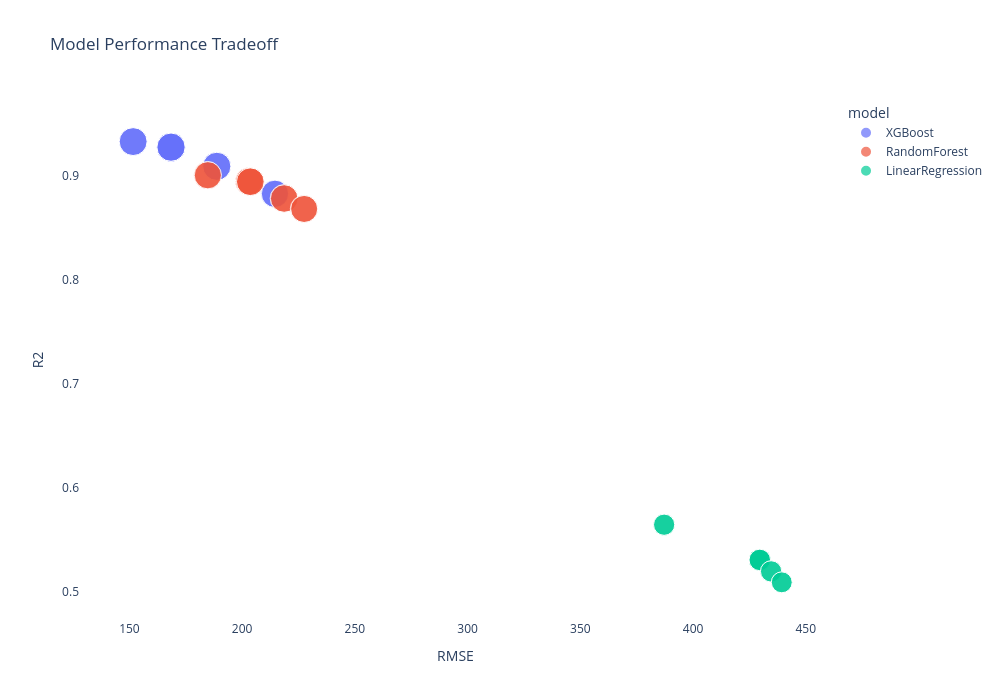

The notebook cell saved with this chart:
### Code cell
fig = px.scatter(
    results_df,
    x='RMSE',
    y='R2',
    color='model',
    size='best_cv_score',
    hover_data=['dataset'],
    title='Model Performance Tradeoff'
)

fig.update_layout(
    width=1000,
    height=700,
    plot_bgcolor='white',
    paper_bgcolor='white'
)

fig.show()

### Figure 1 — Plotly figure (JSON) as saved in the notebook; plotly's stock layout.template omitted (floating-point values rounded to 4 significant figures)
{"data": [{"customdata": [["df3_normalized"], ["df3_removedoutliers"], ["df5_baseline_ro"], ["df1_normalized"], ["df1_baseline"], ["df2_normalized"], ["df2_decision_tree"], ["df4_normalized"], ["df4_weather_condition"]], "hovertemplate": "model=XGBoost<br>RMSE=%{x}<br>R2=%{y}<br>best_cv_score=%{marker.size}<br>dataset=%{customdata[0]}<extra></extra>", "legendgroup": "XGBoost", "marker": {"color": "#636efa", "size": [0.9156, 0.9156, 0.9401, 0.9401, 0.9401, 0.9321, 0.9321, 0.8824, 0.8823], "sizemode": "area", "sizeref": 0.00235, "symbol": "circle"}, "mode": "markers", "name": "XGBoost", "orientation": "v", "showlegend": true, "type": "scatter", "x": [151.6, 151.6, 168.4, 168.4, 168.4, 188.7, 188.7, 214.3, 214.6], "xaxis": "x", "y": [0.9332, 0.9332, 0.9278, 0.9278, 0.9278, 0.9094, 0.9094, 0.8831, 0.8828], "yaxis": "y"}, {"customdata": [["df3_normalized"], ["df3_removedoutliers"], ["df5_baseline_ro"], ["df1_normalized"], ["df1_baseline"], ["df5_baseline_ro"], ["df2_decision_tree"], ["df2_normalized"], ["df4_normalized"], ["df4_weather_condition"]], "hovertemplate": "model=RandomForest<br>RMSE=%{x}<br>R2=%{y}<br>best_cv_score=%{marker.size}<br>dataset=%{customdata[0]}<extra></extra>", "legendgroup": "RandomForest", "marker": {"color": "#EF553B", "size": [0.8727, 0.8726, 0.9012, 0.9012, 0.9011, 0.9011, 0.8942, 0.8942, 0.8619, 0.8618], "sizemode": "area", "sizeref": 0.00235, "symbol": "circle"}, "mode": "markers", "name": "RandomForest", "orientation": "v", "showlegend": true, "type": "scatter", "x": [184.6, 184.8, 203.1, 203.1, 203.6, 203.6, 218.5, 218.7, 227.4, 227.5], "xaxis": "x", "y": [0.901, 0.9007, 0.895, 0.895, 0.8945, 0.8945, 0.8785, 0.8783, 0.8685, 0.8683], "yaxis": "y"}, {"customdata": [["df3_normalized"], ["df3_removedoutliers"], ["df5_baseline_ro"], ["df1_baseline"], ["df1_normalized"], ["df5_baseline_ro"], ["df2_decision_tree"], ["df2_normalized"], ["df4_normalized"], ["df4_weather_condition"]], "hovertemplate": "model=LinearRegression<br>RMSE=%{x}<br>R2=%{y}<br>best_cv_score=%{marker.size}<br>dataset=%{customdata[0]}<extra></extra>", "legendgroup": "LinearRegression", "marker": {"color": "#00cc96", "size": [0.5288, 0.5288, 0.5434, 0.5434, 0.5434, 0.5434, 0.5336, 0.5336, 0.5133, 0.5133], "sizemode": "area", "sizeref": 0.00235, "symbol": "circle"}, "mode": "markers", "name": "LinearRegression", "orientation": "v", "showlegend": true, "type": "scatter", "x": [387.2, 387.2, 429.6, 429.6, 429.6, 429.6, 434.6, 434.6, 439.3, 439.3], "xaxis": "x", "y": [0.5643, 0.5643, 0.5304, 0.5304, 0.5304, 0.5304, 0.5194, 0.5194, 0.5089, 0.5089], "yaxis": "y"}], "layout": {"height": 700, "legend": {"itemsizing": "constant", "title": {"text": "model"}, "tracegroupgap": 0}, "paper_bgcolor": "white", "plot_bgcolor": "white", "title": {"text": "Model Performance Tradeoff"}, "width": 1000, "xaxis": {"anchor": "y", "domain": [0, 1], "title": {"text": "RMSE"}}, "yaxis": {"anchor": "x", "domain": [0, 1], "title": {"text": "R2"}}}}
